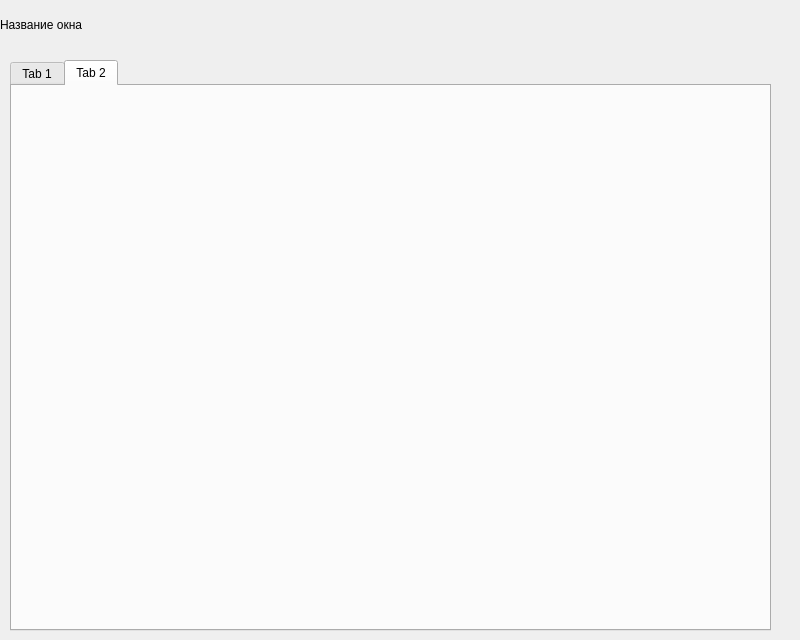
<?xml version="1.0" encoding="UTF-8"?>
<ui version="4.0">
 <class>TableAnalisysWindow</class>
 <widget class="QWidget" name="TableAnalisysWindow">
  <property name="geometry">
   <rect>
    <x>0</x>
    <y>0</y>
    <width>800</width>
    <height>640</height>
   </rect>
  </property>
  <property name="windowTitle">
   <string>Form</string>
  </property>
  <widget class="QTabWidget" name="tabWidget">
   <property name="geometry">
    <rect>
     <x>10</x>
     <y>60</y>
     <width>761</width>
     <height>571</height>
    </rect>
   </property>
   <property name="currentIndex">
    <number>1</number>
   </property>
   <widget class="QWidget" name="tab">
    <attribute name="title">
     <string>Tab 1</string>
    </attribute>
   </widget>
   <widget class="QWidget" name="tab_2">
    <attribute name="title">
     <string>Tab 2</string>
    </attribute>
   </widget>
  </widget>
  <widget class="QLabel" name="label">
   <property name="geometry">
    <rect>
     <x>0</x>
     <y>0</y>
     <width>150</width>
     <height>50</height>
    </rect>
   </property>
   <property name="text">
    <string>Название окна</string>
   </property>
  </widget>
 </widget>
 <resources/>
 <connections/>
</ui>
